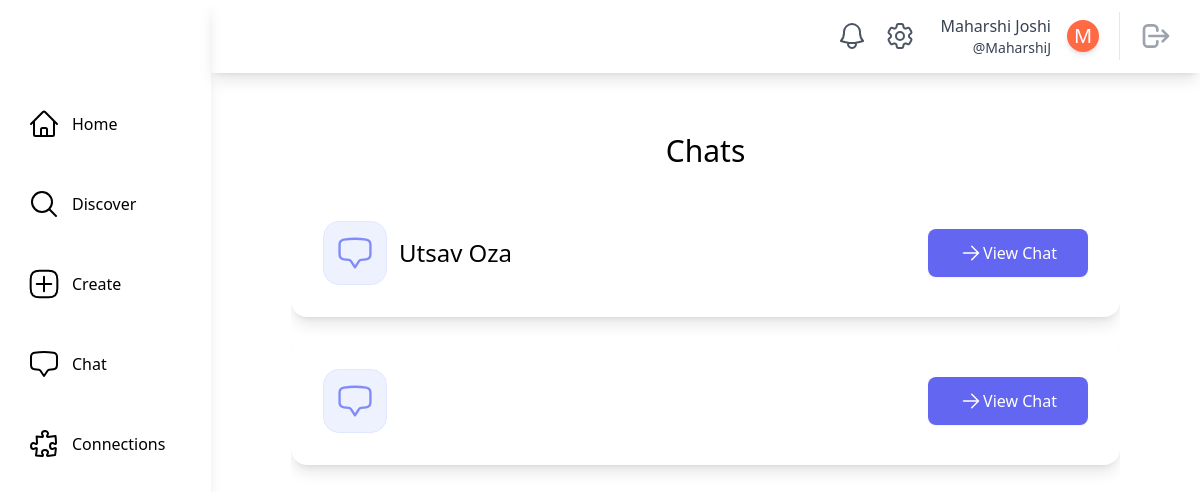
The app's page /chat/ (signed in) with its own data.
### main/models.py (models this page shows, shortened)
class SocialUser(AbstractUser):
    class Pronouns(models.IntegerChoices):
        SHE = 1, _("She/Her")
        HE = 2, _("He/Him")
        THEY = 3, _("They/Them")
        OTHER = 4, _("Other/Prefer Not To Say")
    username = models.CharField(max_length=30, unique=True)
    email = models.EmailField(unique=True, default="@nyu.edu")
    full_name = models.CharField(max_length=50, default="")
    pronouns = models.IntegerField(default=Pronouns.OTHER, choices=Pronouns.choices)
    date_of_birth = models.DateField(null=True, validators=[validate_age])
    major = models.CharField(max_length=100, default="undeclared")
    tags = models.ManyToManyField(InterestTag, related_name="tags")
    profile_picture = models.ImageField(
        upload_to="profile_pics/", null=True, blank=True
    )
    timestamp = models.DateTimeField("timestamp", default=timezone.now)  # joined

### chat/models.py (models this page shows, shortened)
class ChatRoom(models.Model):
    creator = models.ForeignKey(
        SocialUser, on_delete=models.CASCADE, related_name="creator"
    )
    members = models.ManyToManyField(SocialUser, related_name="members")
    created = models.DateTimeField(auto_now_add=True)
    @classmethod
    def get_chatrooms(cls, user):
        return cls.objects.filter(members__in=[user])

### chat/views.py (the view)
# urls.py: path("", views.ChatRoomListView.as_view(), name="chat_room_list"),
@method_decorator(login_required, name="dispatch")
class ChatRoomListView(LoginRequiredMixin, generic.ListView):
    model = ChatRoom
    template_name = "chat/chat_room_list.html"
    def get_context_data(self, **kwargs):
        context = super().get_context_data(**kwargs)
        context["chat_rooms"] = ChatRoom.get_chatrooms(self.request.user)
        return context

### chat/templatetags/chat_customfilters.py (called while the page is built)
@register.filter
def make_chat_member_list(queryset, user):
    member_names = queryset.exclude(full_name=user.full_name).values_list(
        "full_name", flat=True
    )
    return ", ".join(member_names)

### main/models.py (called while the page is built)
    @classmethod
    def count_unread_notifications(cls, user):
        return (
            cls.objects.filter(models.Q(recipient_user=user, is_read=False))
            .all()
            .order_by("-timestamp")
            .count()
        )

### theme/templatetags/theme_customfilters.py (called while the page is built)
@register.filter
def count_unread_notifications(user):
    return Notification.count_unread_notifications(user)

### chat/templates/chat/chat_room_list.html (shortened to what this page needs)
{% extends "base.html" %}
{% block content %}
    <div class="m-20 mt-5 overflow-auto">
        <div class="justify-center">
            <div class="container mx-auto mt-10 mb-10 overflow-scroll">
                <div class="overflow-y-auto">
                    <h1 class="text-3xl mb-5 text-center">Chats</h1>
                    {% if chat_rooms %}
                        {% for room in chat_rooms %}
                            {% include "chat/chat_room_card.html" with room=room %}
                        {% endfor %}
                    {% else %}
                        <p class="text-center text-gray-500">No chats yet! Message someone to start a chat.</p>
                    {% endif %}
                </div>
            </div>
        </div>
    </div>
{% endblock content %}

### theme/templates/base.html (shortened to what this page needs)
{% load static tailwind_tags %}
{% load theme_customfilters %}
<!DOCTYPE html>
<html lang="en">
    <head>
        {% tailwind_css %}
    </head>
    <body class="flex bg-white min-h-screen">
        {% if user.is_authenticated %}
            <div class="h-screen w-full bg-white relative flex overflow-hidden">
                <aside class="h-full shadow-lg w-64 flex flex-col space-y-10 items-start relative bg-white text-black">
                    <div class="h-16 flex items-center w-full">
                    </div>
                    <a href="{% url 'main:home' %}"
                       class="flex items-center ml-6 p-1 rounded hover:bg-gray-100 focus:bg-gray-100 transition duration-200 transform hover:scale-110">
                        <span class="ml-3">Home</span>
                    </a>
                    <a href="{% url 'main:discover' %}"
                       class="flex items-center ml-6 p-1 rounded hover:bg-gray-100 focus:bg-gray-100 transition duration-200 transform hover:scale-110">
                        <svg xmlns="http://www.w3.org/2000/svg"
                             fill="none"
                             viewBox="0 0 24 24"
                             stroke-width="1.5"
                             stroke="currentColor"
                             class="w-8 h-8">
                            <path stroke-linecap="round" stroke-linejoin="round" d="M21 21l-5.197-5.197m0 0A7.5 7.5 0 105.196 5.196a7.5 7.5 0 0010.607 10.607z" />
                        </svg>
                        <span class="ml-3">Discover</span>
                    </a>
                    <a href="{% url 'posts:create_post' %}"
                       class="flex items-center ml-6 p-1 rounded hover:bg-gray-100 focus:bg-gray-100 transition duration-200 transform hover:scale-110">
                        <span class="ml-3">Create</span>
                    </a>
                    <a href="{% url 'chat:chat_room_list' %}"
                       class="flex items-center ml-6 p-1 rounded hover:bg-gray-100 focus:bg-gray-100 transition duration-200 transform hover:scale-110">
                        <span class="ml-3">Chat</span>
                    </a>
                    <a href="{% url 'main:connections' user.username %}"
                       class="flex items-center ml-6 p-1 rounded hover:bg-gray-100 focus:bg-gray-100 transition duration-200 transform hover:scale-110">
                        <span class="ml-3">Connections</span>
                    </a>
                </aside>
                <div class="w-full h-full flex flex-col justify-between">
                    <header class="h-20 w-full flex items-center relative justify-end px-5 shadow-lg">
                        <a href="{% url 'main:notifications' user.username %}"
                           class="relative p-2 text-gray-600 hover:bg-gray-100 hover:text-gray-600 focus:bg-gray-100 focus:text-gray-600 rounded-full">
                           <span class="absolute top-1 left-6 text-xs bg-red-500 text-white font-medium px-1 shadow-lg rounded-full border-2 border-white">
                           </span>
                        </a>
                            <a href="{% url 'main:settings' user.username %}"
                            class="relative p-2 text-gray-600 hover:bg-gray-100 hover:text-gray-600 focus:bg-gray-100 focus:text-gray-600 rounded-full">
                        </a>
                        <a href="{% url 'main:profile_page' user.username %}"
                           class="rounded hover:bg-gray-100 hover:text-gray-600 focus:bg-gray-100 focus:text-gray-600 px-2 ml-2">
                            <div class="flex flex-shrink-0 items-center space-x-4 text-gray-700">
                                <div class="flex flex-col items-end ">
                                    <div class="text-md font-medium ">{{ user.full_name|capfirst }}</div>
                                    <div class="text-sm font-regular">@{{ user.username }}</div>
                                </div>
                                <div class="rounded-full h-8 w-8 bg-[#ff6a45] flex items-center justify-center shadow-md border-white transition duration-200 transform hover:scale-110">
                                    {% if user.profile_picture %}
                                        {% comment %} Profile Picture with same shape {% endcomment %}
                                    {% else %}
                                            <span class="text-white text-xl">{{ user.full_name|first|capfirst }}</span>
                                    {% endif %}
                                </div>
                            </div>
                        </a>
                        <div class="border-l pl-3 ml-3 space-x-1">
                            <button class="relative p-2 text-gray-400 hover:bg-gray-100 hover:text-gray-600 focus:bg-gray-100 focus:text-gray-600 rounded-full">
                                <a href="{% url 'main:logout' %}">
                                    <svg aria-hidden="true"
                                         fill="none"
                                         viewBox="0 0 24 24"
                                         stroke="currentColor"
                                         class="h-8 w-8">
                                        <path stroke-linecap="round" stroke-linejoin="round" stroke-width="2" d="M17 16l4-4m0 0l-4-4m4 4H7m6 4v1a3 3 0 01-3 3H6a3 3 0 01-3-3V7a3 3 0 013-3h4a3 3 0 013 3v1" />
                                    </svg>
                                </a>
                            </button>
                        </div>
                    </header>
                    <main class="max-w-full h-full flex flex-col relative overflow-auto">
                        {% block content %}
                        {% endblock content %}
                    </main>
                </div>
            </div>
        {% endif %}
    </body>
</html>

### chat/templates/chat/chat_room_card.html (shortened to what this page needs)
{% load chat_customfilters %}
<div class="flex flex-col p-8 mb-5 bg-white shadow-lg hover:shodow-xl rounded-2xl overflow-auto">
    <div class="flex items-center justify-between">
        <div class="flex items-center">
            <div class="flex flex-col ml-3">
                <div class="flex flex-row">
                    <div class="mr-1 font-medium text-2xl leading-none"> {{room.members|make_chat_member_list:user}}</div>
                </div>
            </div>
        </div>
        <div class="flex">
            <a href="{% url 'chat:chat_room' room.id %}"
               class="w-40 inline-flex items-center justify-center px-5 py-3 text-base font-medium text-center text-white rounded-lg shadow-sm cursor-pointer bg-indigo-500">
                <svg xmlns="http://www.w3.org/2000/svg"
                     fill="none"
                     viewBox="0 0 24 24"
                     stroke-width="1.5"
                     stroke="currentColor"
                     class="w-6 h-6">
                    <path stroke-linecap="round" stroke-linejoin="round" d="M4.5 12h15m0 0l-6.75-6.75M19.5 12l-6.75 6.75" />
                </svg>
                <span class="relative">View Chat</span>
            </a>
        </div>
    </div>
</div>

### records on screen
SocialUser: full_name "Maharshi Joshi", username "MaharshiJ", full_name|first "M"
ChatRoom: members|make_chat_member_list "Utsav Oza"
